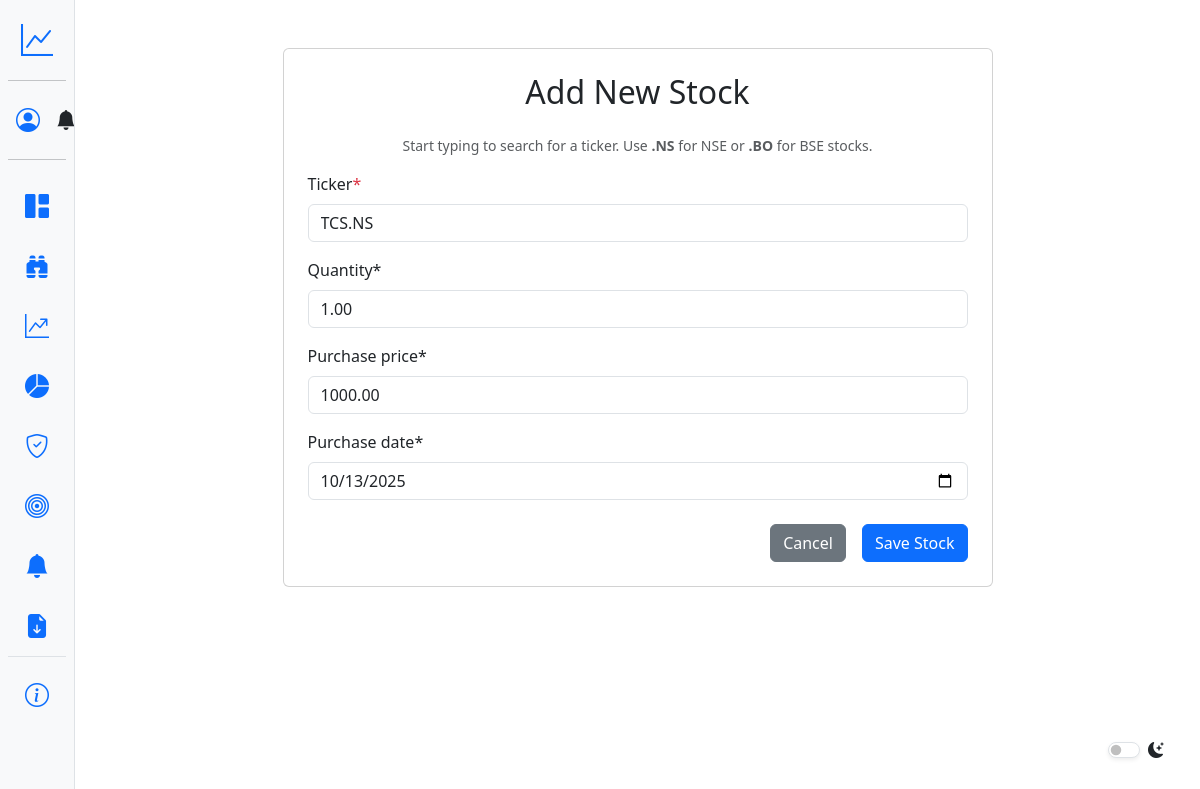
/portfolio/edit/3/ (signed in), run on the app's committed database.
### portfolio/models.py (models this page shows, shortened)
class Stock(models.Model):
    user = models.ForeignKey(User, on_delete=models.CASCADE)
    ticker = models.CharField(max_length=50)
    quantity = models.DecimalField(max_digits=10, decimal_places=2)
    purchase_price = models.DecimalField(max_digits=10, decimal_places=2)
    purchase_date = models.DateField()
    price_history = models.TextField(blank=True, null=True)

### portfolio/views.py (the view)
# urls.py: path('edit/<int:pk>/', views.edit_stock, name='edit_stock'),
@login_required
def edit_stock(request, pk):
    stock = get_object_or_404(Stock, pk=pk, user=request.user)
    if request.method == 'POST':
        form = StockForm(request.POST, instance=stock)
        if form.is_valid():
            edited_stock = form.save(commit=False); edited_stock.ticker = edited_stock.ticker.upper(); edited_stock.save()
            messages.success(request, f"Successfully updated {edited_stock.ticker}.")
            return redirect('dashboard')
    else: form = StockForm(instance=stock)
    return render(request, 'portfolio/edit_stock.html', {'form': form, 'stock': stock})

### portfolio/forms.py
class StockForm(forms.ModelForm):
    class Meta:
        model = Stock
        fields = ['ticker', 'quantity', 'purchase_price', 'purchase_date']
        widgets = {
            'purchase_date': forms.DateInput(attrs={'type': 'date'}),
            'ticker': forms.TextInput(attrs={'autocomplete': 'off', 'placeholder': 'e.g., AAPL or RELIANCE.NS'}),
        }
        help_texts = {
            'ticker': 'Enter the official stock ticker symbol (e.g., AAPL for Apple, RELIANCE.NS for Reliance NSE).',
        }

### portfolio/context_processors.py (called while the page is built)
def unread_notifications(request):
    count = 0
    if request.user.is_authenticated:
        try:
            count = Notification.objects.filter(user=request.user, is_read=False).count()
        except Exception as e:
            print(f"Error fetching notification count for user {request.user.id}: {e}")
            count = 0
    return {'unread_notification_count': count}

### portfolio/templates/portfolio/edit_stock.html
{% extends 'portfolio/add_stock.html' %}

### portfolio/templates/portfolio/add_stock.html (shortened to what this page needs)
{% extends 'portfolio/base.html' %}
{% load crispy_forms_tags %}
{% block content %}
<div class="container">
    <div class="row justify-content-center">
        <div class="col-md-8">
            <div class="card p-4 mt-4">
                <h2 class="card-title text-center mb-4">Add New Stock</h2>
                <p class="text-center text-muted small">
                    Start typing to search for a ticker. Use <strong>.NS</strong> for NSE or <strong>.BO</strong> for BSE stocks.
                </p>
                <form method="post" novalidate>
                    <div class="mb-3 position-relative">
                        <label for="id_ticker" class="form-label requiredField">Ticker<span class="text-danger">*</span></label>
                        <input type="text" name="ticker" class="form-control {% if form.ticker.errors %}is-invalid{% endif %}"
                               placeholder="Start typing to search..." required id="id_ticker"
                               value="{{ form.ticker.value|default:'' }}" autocomplete="off">
                    </div>
                    {{ form.quantity|as_crispy_field }}
                    {{ form.purchase_price|as_crispy_field }}
                    {{ form.purchase_date|as_crispy_field }}
                    <div class="d-grid gap-2 d-md-flex justify-content-md-end mt-4">
                        <a href="{% url 'dashboard' %}" class="btn btn-secondary me-md-2">Cancel</a>
                        <button type="submit" class="btn btn-primary">Save Stock</button>
                    </div>
                </form>
            </div>
        </div>
    </div>
</div>
{% endblock %}

### portfolio/templates/portfolio/base.html (style rules this page uses)
body { overflow-x: hidden; }

### data on the page
Stock: ticker "TCS.NS", quantity "1.00", purchase_price "1000.00", purchase_date "10/13/2025"
